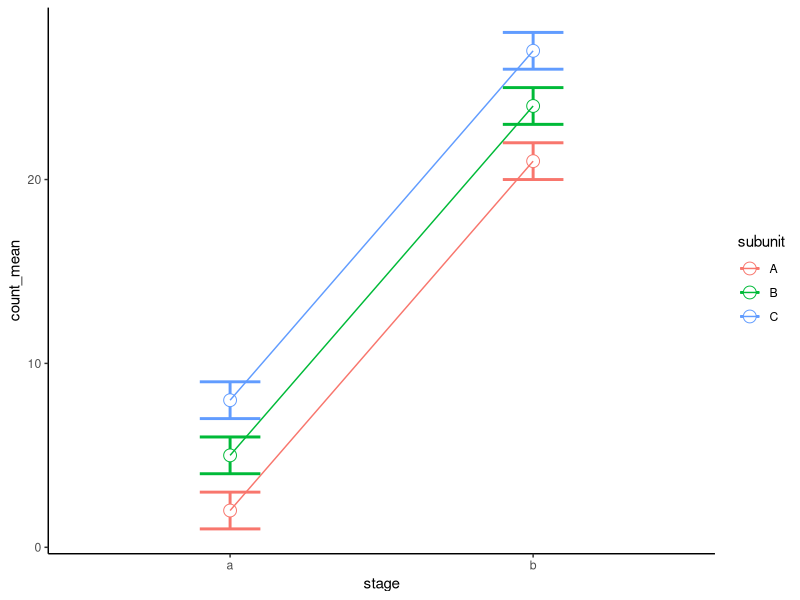

This figure's R source:
## ---- chunk 1
# aim: combine whiskers, points and line in a ggplot with structured data

# load library
library("ggplot2")

## ---- chunk 2
# create a vector for each subunit
subunit_vec <- LETTERS[1:3]

# create a vector for each stage
stage_vec <- letters[1:2]

# here I make up some data, change the following code for your dataset
my_df <- as.data.frame(cbind(c(rep(stage_vec[1], times = 9), rep(stage_vec[2], times = 9)),
                             c(rep( rep(subunit_vec, each = 3), times = 2)),
                             c(1:9, 20:28)), stringsAsFactors = FALSE)
            
colnames(my_df) <- c("stage", "subunit", "counts")

my_df$counts <- as.numeric(my_df$counts)               

my_df
## ---- chunk 3
# create a result dataframe (empty now, will be filled by the loop)
result_df <- as.data.frame(matrix(NA, ncol = 5))

# name dataframe columns
colnames(result_df) <- c("subunit", "stage", "count_mean", "lower_count", "upper_count")

# loop through your criteria
for(stage_position in 1:length(stage_vec)){
  for(subunit_position in 1:length(subunit_vec)){
    # subset for the stage and the subunit
    my_df_subset <- subset(my_df, subset = stage == stage_vec[stage_position] & subunit == subunit_vec[subunit_position])
    # obtain count mean
    count_mean <- mean(my_df_subset$counts)
    # obtain the lower count
    lower_count <- min(my_df_subset$counts)
    # obtain the higher count
    higher_count <- max(my_df_subset$counts)
    # combine all into a vector
    result_vec <- c(subunit_vec[subunit_position],
                    stage_vec[stage_position],
                    count_mean,
                    lower_count,
                    higher_count)
    # add to the result df
    result_df <- rbind(result_df, result_vec)
    
  
  }
}
# remove MA
result_df <- result_df[complete.cases(result_df), ]

# change character for numeric
result_df$count_mean <- as.numeric(result_df$count_mean)
result_df$lower_count <- as.numeric(result_df$lower_count)
result_df$upper_count <- as.numeric(result_df$upper_count)

# check result df (uncomment to check)
head(result_df)
## ---- chunk 4
# plot your results
ggplot(result_df, aes(x = stage, y = count_mean, group = subunit, colour = subunit)) + 
  geom_errorbar(data = result_df,
                mapping = aes(x = stage, ymin = upper_count, ymax = lower_count),
                width = 0.2,
                size = 1) + 
  geom_point(data = result_df,
             mapping = aes(x = stage, y = count_mean),
             size = 4,
             shape = 21,
             fill = "white") +
  geom_line(data = result_df,
            mapping = aes(x = stage, y = count_mean)) +
  theme_classic()


